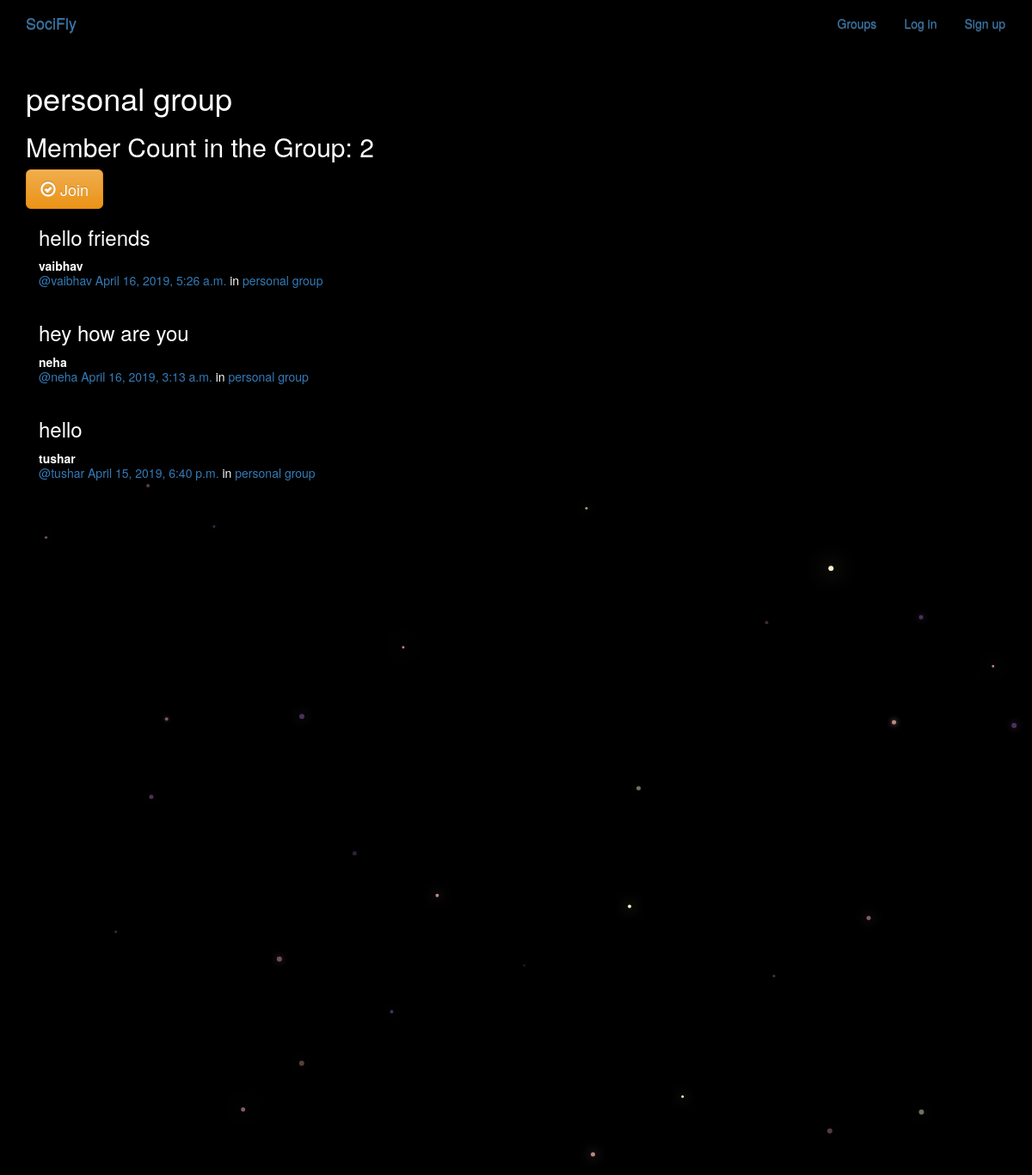
/groups/posts/in/personal-group/, run on the app's committed database.
### groups/models.py (models this page shows, shortened)
class Group(models.Model):
    name = models.CharField(max_length=255, unique=True) #name of group
    slug = models.SlugField(allow_unicode=True, unique=True) #group will have a slug
    description = models.TextField(blank=True, default='')  #group ka description
    description_html = models.TextField(editable=False, default='', blank=True) #html version of description
    members = models.ManyToManyField(User,through="GroupMember")
    class Meta:
        ordering = ["name"]

### posts/models.py (models this page shows, shortened)
class Post(models.Model):
    user = models.ForeignKey(User, related_name="posts",on_delete=models.PROTECT)
    created_at = models.DateTimeField(auto_now=True)
    message = models.TextField()
    message_html = models.TextField(editable=False) #so that people cant edit the html feild
    group = models.ForeignKey(Group, related_name="posts",null=True, blank=True,on_delete=models.PROTECT)
    class Meta:
        ordering = ["-created_at"]  #- sign to dat we can see in decending order
        unique_together = ["user", "message"]

### groups/views.py (the view)
# urls.py: url(r"^posts/in/(?P<slug>[-\w]+)/$",views.SingleGroup.as_view(),name="single"),
class SingleGroup(generic.DetailView): #detail of the group
    model = Group

### groups/templates/groups/group_detail.html
{% extends "groups/group_base.html" %}
{% block pregroup %}
<h1>{{group.name}}</h1>
<h2> Member Count in the Group: {{group.members.count}}</h2>
  <div class="content">
				{% if user in group.members.all %}
					<a href="{% url 'groups:leave' slug=group.slug %}" class="btn btn-lg btn-fill btn-warning"><span class="glyphicon glyphicon-remove-circle"></span> Leave!</a>
				{% else %}
					<a href="{% url 'groups:join' slug=group.slug %}" class="btn btn-lg btn-fill btn-warning"><span class="glyphicon glyphicon-ok-circle"></span> Join</a>
				{% endif %}
</div>
{% endblock %}
{% block group_content %}
<div class="col-md-8">
	{% if group.posts.count == 0 %}
	<h2>No posts in this group yet!</h2>
	{% else %}
		{% for post in group.posts.all %}
			{% include "posts/_post.html" %}
		{% endfor %}
	{% endif %}
</div>
{% endblock %}

### groups/templates/groups/group_base.html (shortened to what this page needs)
{% extends "base.html" %}
{% block content %}
<div class="container">
  <div class="row">
    {% block pregroup %}{% endblock %}
    {% block group_content %}{% endblock %}
  </div>
</div>
{% endblock %}

### templates/base.html (shortened to what this page needs)
<!DOCTYPE html>
{% load staticfiles %}
<html lang="en" dir="ltr">
  <head>
    <link rel="stylesheet" href="https://maxcdn.bootstrapcdn.com/bootstrap/3.3.7/css/bootstrap.min.css">
  <link rel="stylesheet" href="https://maxcdn.bootstrapcdn.com/bootstrap/3.3.7/css/bootstrap-theme.min.css">
  <link rel="stylesheet" href="{% static 'simplesocial/css/master.css'%}">
  </head>
  <body>
    <nav class="navbar  mynav" role="navigation" id="navbar">
    			<div class="container">
            <a class="navbar-brand mynav" href="{% url 'home' %}">SociFly</a>
    					<ul class="nav navbar-nav navbar-right">
    						{% if user.is_authenticated %}
                      <li><a href="{% url 'posts:create' %}" class="btn btn-simple">Post</a></li>
                      <li><a href="{% url 'groups:all' %}" class="btn btn-simple">Groups</a></li>
                      <li><a href="{% url 'groups:create' %}" class="btn btn-simple">Create a Group</a></li>
                      <li><a href="{% url 'accounts:logout' %}" class="btn btn-simple">Log out</a></li>
    						{% else %}
    						      <li><a href="{% url 'groups:all' %}"class="btn btn-simple">Groups</a></li>
    						      <li><a href="{% url 'accounts:login' %}" class="btn btn-simple">Log in</a></li>
    						      <li><a href="{% url 'accounts:signup' %}" class="btn btn-simple">Sign up</a></li>
    						{% endif %}
    					</ul>
    			</div>
    		</nav>
        <div class="container mycontent">
          {% block content %}
          {% endblock %}
        </div>
   <canvas id="canvas"></canvas>
  </body>
</html>

### posts/templates/posts/_post.html (shortened to what this page needs)
<div class="post media">
	<h3>{{ post.message_html|safe }}</h3>
	<div class="media-body">
		<strong>{{ post.user.username }}</strong>
		<h5 class="media-heading">
			<span class="username"><a href="{% url 'posts:for_user' username=post.user.username %}">@{{ post.user.username }}</a></span>
			<time class="time"><a href="{% url 'posts:single' username=post.user.username pk=post.pk %}">{{ post.created_at }}</a></time>
			{% if post.group %}
			<span class="group-name">in <a href="#">{{ post.group.name }}</a></span>
			{% endif %}
		</h5>
	</div>
</div>

### static/simplesocial/css/master.css (style rules this page uses)
body { margin: 0; overflow: hidden; background-color: black; color: white; }

### data on the page
Group: name "personal group", members.count "2"
Post: message_html "hello friends", user.username "vaibhav", created_at "April 16, 2019, 5:26 a.m.", group.name "personal group"
Post: message_html "hey how are you", user.username "neha", created_at "April 16, 2019, 3:13 a.m.", group.name "personal group"
Post: message_html "hello", user.username "tushar", created_at "April 15, 2019, 6:40 p.m.", group.name "personal group"
